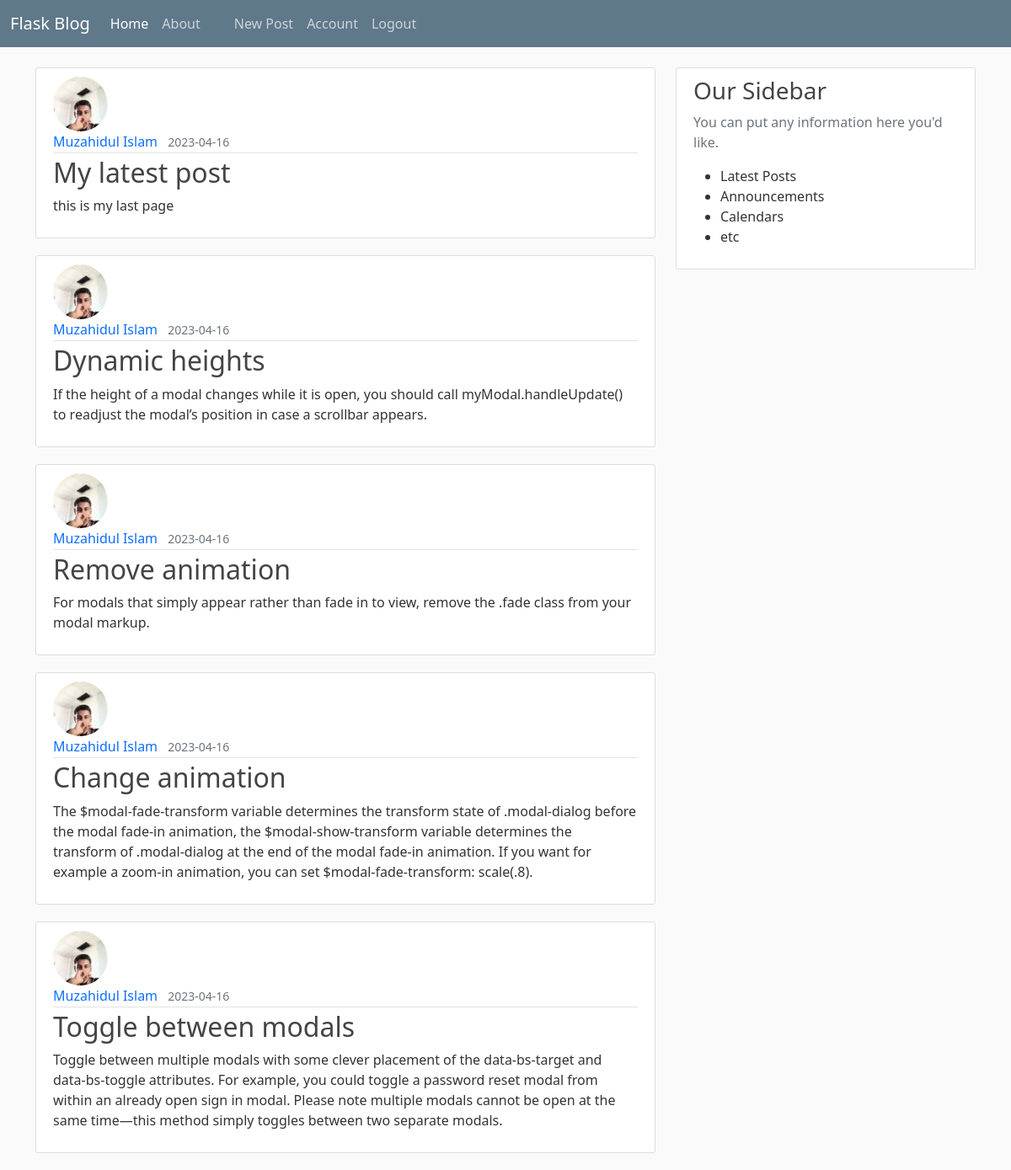
Screenshot of /home (signed in) with the database file from the repository.
### flaskblog/models.py (models this page shows, shortened)
class Post(db.Model):
    id = db.Column(db.Integer,primary_key=True)
    title = db.Column(db.String(100), nullable=False)
    date_posted  = db.Column(db.DateTime, nullable=False , default = datetime.utcnow)
    content = db.Column(db.String(1000), nullable = False)
    user_id = db.Column(db.Integer, db.ForeignKey('user.id'), nullable = False)

class User(db.Model, UserMixin):
    id = db.Column(db.Integer,primary_key=True)
    username = db.Column(db.String(20),unique=True,nullable=False)
    email = db.Column(db.String(120),unique=True,nullable=False)
    image_file = db.Column(db.String(20),nullable=False, default = 'default.jpg')
    password = db.Column(db.String(60),nullable=False)
    posts = db.relationship('Post', backref='author',lazy=True)

### flaskblog/routes.py (the view)
@app.route("/")
@app.route("/home")#this is second route to go home page
def home():
    page = request.args.get('page',1, type=int)
    posts = Post.query.order_by(Post.date_posted.desc()).paginate(page=page, per_page=5)
    return render_template('home.html', posts = posts, title = 'Home') #sending arguments

### flaskblog/models.py (called while the page is built)
@login_manager.user_loader
def load_user(user_id):
    return User.query.get(int(user_id))

### flaskblog/templates/home.html
{% extends "layout.html" %}
{% block content%}
    {% for post in posts %}
        <article class="media content-section">
            <img class="rounded-circle article-img" src="{{url_for('static', filename='profilePic/' + post.author.image_file)}}" alt="">
            <div class="media-body">
                <div class="article-metadata">
                    <a class="me-2" href="#">{{post.author.username}}</a>
                    <small class="text-muted">{{post.date_posted.strftime('%Y-%m-%d')}}</small>
                </div>
                <h2><a class="article-title" href="{{url_for('post', post_id=post.id)}}">{{post.title}}</a></h2>
                <p>{{post.content}}</p>
            </div>
        </article>
    {% endfor%}
{% endblock content%}

### flaskblog/static/main.css (style rules this page uses)
body { background: #fafafa; color: #333333; margin-top: 5rem; }
h1,h2,h3,h4,h5,h6 { color: #444444; }
.content-section { background: #ffffff; padding: 10px 20px; border: 1px solid #dddddd; border-radius: 3px; margin-bottom: 20px; }
.article-title { color: #444444; }
.article-img { height: 65px; width: 65px; margin-right: 16px; }
.article-metadata { padding-bottom: 1px; margin-bottom: 4px; border-bottom: 1px solid #e3e3e3; }
a { text-decoration: none; }

### rows the page displays
Post: image_file (picture), author.username "Muzahidul Islam", date_posted "2023-04-16", title "My latest post", content "this is my last page"
Post: image_file (picture), author.username "Muzahidul Islam", date_posted "2023-04-16", title "Dynamic heights", content "If the height of a modal changes while it is open, you should call myModal.handleUpdate() to readjust the modal’s position in case a scrollbar appears."
Post: image_file (picture), author.username "Muzahidul Islam", date_posted "2023-04-16", title "Remove animation", content "For modals that simply appear rather than fade in to view, remove the .fade class from your modal markup."
Post: image_file (picture), author.username "Muzahidul Islam", date_posted "2023-04-16", title "Change animation", content "The $modal-fade-transform variable determines the transform state of .modal-dialog before the modal fade-in animation, the $modal-show-transform variable determines the transform of .modal-dialog at the end of the modal fade-in animation. If you want for example a zoom-in animation, you can set $modal-fade-transform: scale(.8)."
Post: image_file (picture), author.username "Muzahidul Islam", date_posted "2023-04-16", title "Toggle between modals", content "Toggle between multiple modals with some clever placement of the data-bs-target and data-bs-toggle attributes. For example, you could toggle a password reset modal from within an already open sign in modal. Please note multiple modals cannot be open at the same time—this method simply toggles between two separate modals."
